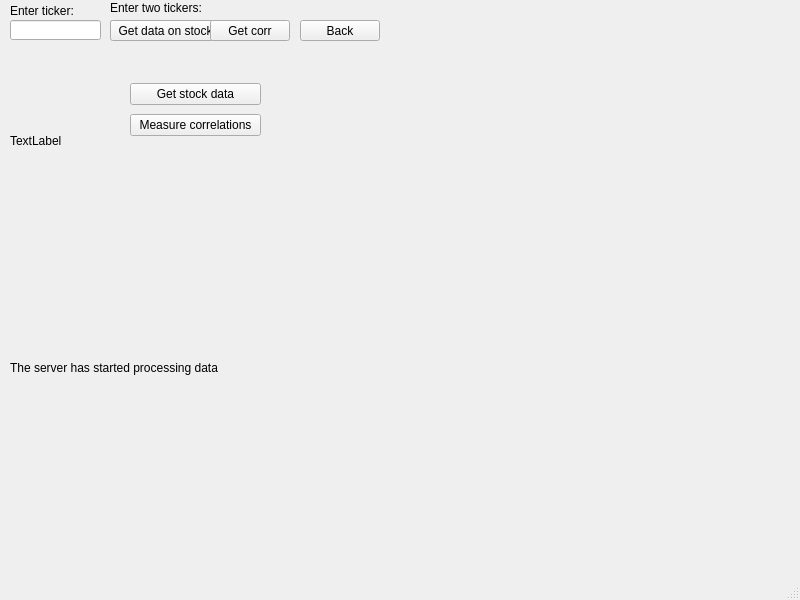
<?xml version="1.0" encoding="UTF-8"?>
<ui version="4.0">
 <class>MainWindow</class>
 <widget class="QMainWindow" name="MainWindow">
  <property name="geometry">
   <rect>
    <x>0</x>
    <y>0</y>
    <width>800</width>
    <height>600</height>
   </rect>
  </property>
  <property name="windowTitle">
   <string>MainWindow</string>
  </property>
  <widget class="QWidget" name="centralwidget">
   <widget class="QLabel" name="label">
    <property name="geometry">
     <rect>
      <x>10</x>
      <y>50</y>
      <width>351</width>
      <height>181</height>
     </rect>
    </property>
    <property name="text">
     <string>TextLabel</string>
    </property>
   </widget>
   <widget class="QLabel" name="label_2">
    <property name="geometry">
     <rect>
      <x>10</x>
      <y>240</y>
      <width>321</width>
      <height>111</height>
     </rect>
    </property>
    <property name="text">
     <string/>
    </property>
   </widget>
   <widget class="QLineEdit" name="lineEdit">
    <property name="geometry">
     <rect>
      <x>10</x>
      <y>20</y>
      <width>91</width>
      <height>20</height>
     </rect>
    </property>
   </widget>
   <widget class="QLabel" name="label_4">
    <property name="geometry">
     <rect>
      <x>10</x>
      <y>0</y>
      <width>71</width>
      <height>21</height>
     </rect>
    </property>
    <property name="text">
     <string>Enter ticker:</string>
    </property>
   </widget>
   <widget class="QPushButton" name="pushButton_3">
    <property name="geometry">
     <rect>
      <x>110</x>
      <y>20</y>
      <width>111</width>
      <height>21</height>
     </rect>
    </property>
    <property name="text">
     <string>Get data on stock</string>
    </property>
   </widget>
   <widget class="QPushButton" name="pushButton_4">
    <property name="geometry">
     <rect>
      <x>300</x>
      <y>20</y>
      <width>80</width>
      <height>21</height>
     </rect>
    </property>
    <property name="text">
     <string>Back</string>
    </property>
   </widget>
   <widget class="QLabel" name="label_3">
    <property name="geometry">
     <rect>
      <x>110</x>
      <y>0</y>
      <width>111</width>
      <height>16</height>
     </rect>
    </property>
    <property name="text">
     <string>Enter two tickers:</string>
    </property>
   </widget>
   <widget class="QLineEdit" name="lineEdit_2">
    <property name="geometry">
     <rect>
      <x>110</x>
      <y>20</y>
      <width>91</width>
      <height>20</height>
     </rect>
    </property>
   </widget>
   <widget class="QPushButton" name="pushButton_5">
    <property name="geometry">
     <rect>
      <x>210</x>
      <y>20</y>
      <width>80</width>
      <height>21</height>
     </rect>
    </property>
    <property name="text">
     <string>Get corr</string>
    </property>
   </widget>
   <widget class="QWidget" name="layoutWidget">
    <property name="geometry">
     <rect>
      <x>130</x>
      <y>80</y>
      <width>131</width>
      <height>61</height>
     </rect>
    </property>
    <layout class="QVBoxLayout" name="verticalLayout">
     <item>
      <widget class="QPushButton" name="pushButton">
       <property name="text">
        <string>Get stock data</string>
       </property>
      </widget>
     </item>
     <item>
      <widget class="QPushButton" name="pushButton_2">
       <property name="text">
        <string>Measure correlations</string>
       </property>
      </widget>
     </item>
    </layout>
   </widget>
   <widget class="QLabel" name="label_5">
    <property name="geometry">
     <rect>
      <x>10</x>
      <y>360</y>
      <width>301</width>
      <height>16</height>
     </rect>
    </property>
    <property name="text">
     <string>The server has started processing data</string>
    </property>
   </widget>
   <zorder>layoutWidget</zorder>
   <zorder>label</zorder>
   <zorder>lineEdit_2</zorder>
   <zorder>label_2</zorder>
   <zorder>lineEdit</zorder>
   <zorder>label_4</zorder>
   <zorder>pushButton_3</zorder>
   <zorder>pushButton_4</zorder>
   <zorder>label_3</zorder>
   <zorder>pushButton_5</zorder>
   <zorder>label_5</zorder>
  </widget>
  <widget class="QMenuBar" name="menubar">
   <property name="geometry">
    <rect>
     <x>0</x>
     <y>0</y>
     <width>800</width>
     <height>17</height>
    </rect>
   </property>
  </widget>
  <widget class="QStatusBar" name="statusbar"/>
 </widget>
 <resources/>
 <connections/>
</ui>
